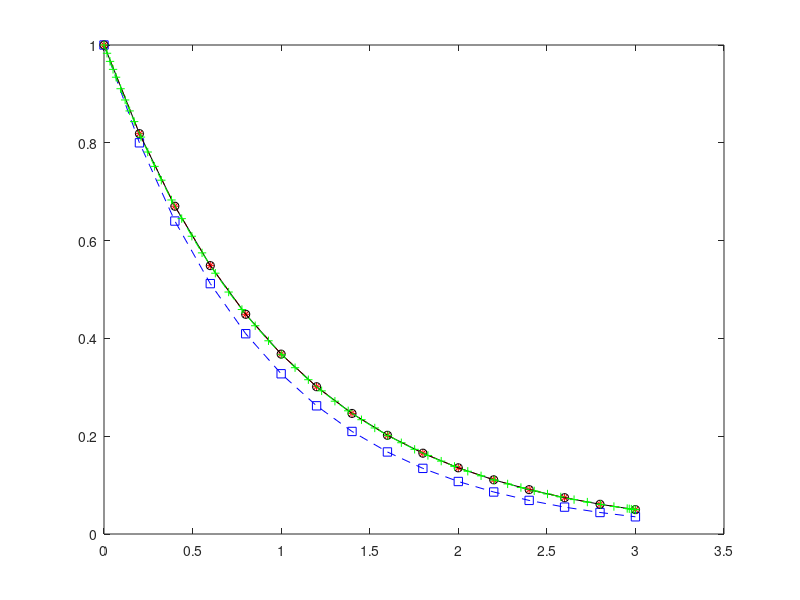

Write MATLAB code to recreate this figure.
function out = lab6_differentiation()
    global t_init t_final h n 
    t_init = 0; %Initial Value of range in t
    t_final = 3; %Final Value of range in t
    h = 0.2; %Step size for the range
    n = (t_final - t_init)/h; %Number of points in the range
    
    % Defining arrays of t and y for plotting in the given range
    t(1) = 0; %Initial Value of t range
    y(1) = 1; %Initial Value of y
    
    y = FDM(t, y);
    fprintf('Finite Difference Method : %d \n', y(length(y)));
    y = RungeKutta4(t, y);
    fprintf('Runge Kutta Method : %d \n', y(length(y)));
    y = exact_solution(t, y);
    fprintf('Exact Solution Method : %d \n', y(length(y)));
    y = inbuilt_ode(t, y);
    fprintf('Inbuild ODE Method : %d \n', y(length(y)));
end

function diff = f_diff(t, y)
    diff = -y;
end

function y = f(t)
    y = exp(-t);
end

function y = FDM(t, y)
    global h n
    for i = 1:n
        y(i+1) = y(i) + h*f_diff(t(i), y(i));
        t(i+1) = t(i) + h;
    end
    plot(t, y, '--sb')
    hold on
end

function y = RungeKutta4(t, y)
    global h n
    for i = 1:n
        K1 = f_diff(t(i), y(i));
        K2 = f_diff(t(i) + 0.5 * h, y(i) + 0.5*K1*h);
        K3 = f_diff(t(i) + 0.5 * h, y(i) + 0.5*K2*h);
        K4 = f_diff(t(i) + h, y(i) + K3*h);
        
        y(i+1) = y(i) + h*(K1 + 2*K2 + 2*K3 + K4)/6;
        t(i+1) = t(i) + h;
    end
    plot(t, y, '--*r')
    hold on
end

function y = exact_solution(t, y)
    global h n
    for i = 1:n
        y(i) = f(t(i));
        t(i+1) = t(i) + h;
    end
    plot(t, y, '-ok')
    hold on
end

function y = inbuilt_ode(t, y)
    global t_init t_final
    [t, y] = ode45(@f_diff, [t_init, t_final], y(1));
    plot(t, y, '--+g')
    hold on
end